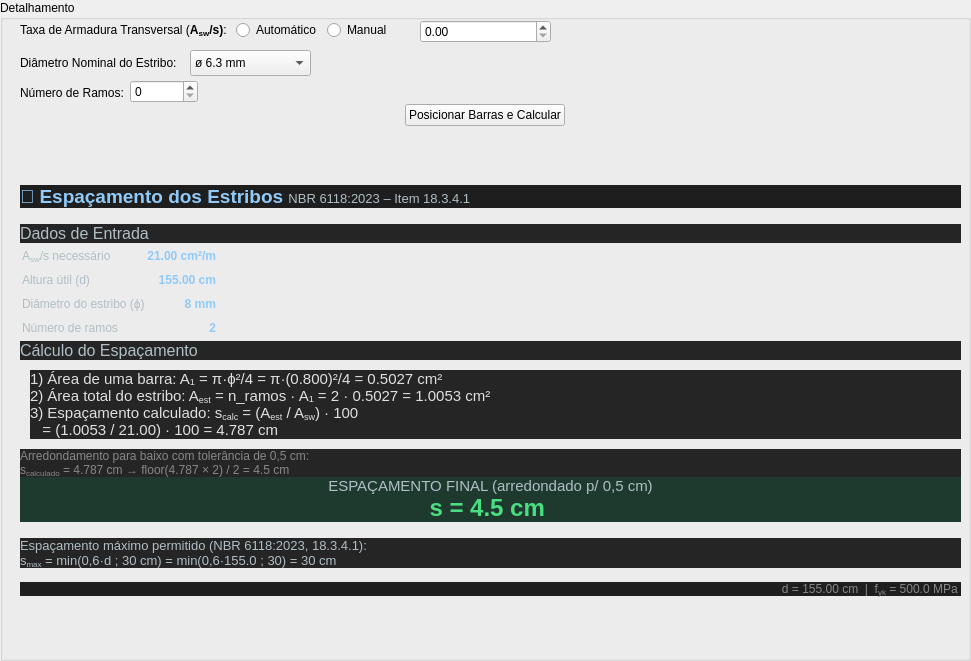
      <widget class="QGroupBox" name="groupBox_detalhamento">
       <property name="geometry">
        <rect>
         <x>10</x>
         <y>2500</y>
         <width>971</width>
         <height>661</height>
        </rect>
       </property>
       <property name="title">
        <string>Detalhamento</string>
       </property>
       <widget class="QGroupBox" name="groupBox_15">
        <property name="geometry">
         <rect>
          <x>20</x>
          <y>1369</y>
          <width>931</width>
          <height>91</height>
         </rect>
        </property>
        <property name="title">
         <string>Altura útil da seção real  </string>
        </property>
        <widget class="QWidget" name="horizontalLayoutWidget_9">
         <property name="geometry">
          <rect>
           <x>10</x>
           <y>20</y>
           <width>191</width>
           <height>41</height>
          </rect>
         </property>
         <layout class="QHBoxLayout" name="horizontalLayout_9">
          <item>
           <widget class="QRadioButton" name="d_automatico">
            <property name="text">
             <string>Automático</string>
            </property>
           </widget>
          </item>
          <item>
           <widget class="QRadioButton" name="d_manual">
            <property name="text">
             <string>Manual</string>
            </property>
           </widget>
          </item>
         </layout>
        </widget>
        <widget class="QDoubleSpinBox" name="doubleSpinBox_d_real_sup">
         <property name="geometry">
          <rect>
           <x>240</x>
           <y>50</y>
           <width>101</width>
           <height>23</height>
          </rect>
         </property>
        </widget>
        <widget class="QDoubleSpinBox" name="doubleSpinBox_d_real_inf">
         <property name="geometry">
          <rect>
           <x>240</x>
           <y>20</y>
           <width>101</width>
           <height>23</height>
          </rect>
         </property>
        </widget>
        <widget class="QLabel" name="label_51">
         <property name="geometry">
          <rect>
           <x>210</x>
           <y>50</y>
           <width>21</width>
           <height>26</height>
          </rect>
         </property>
         <property name="text">
          <string>&lt;html&gt;&lt;head/&gt;&lt;body&gt;&lt;p&gt;&lt;span style=&quot; font-family:'sans-serif'; font-size:11pt; color:#ffffff;&quot;&gt;d&lt;/span&gt;&lt;span style=&quot; font-family:'sans-serif'; font-size:11pt; color:#ffffff; vertical-align:sub;&quot;&gt;sup:&lt;/span&gt;&lt;/p&gt;&lt;/body&gt;&lt;/html&gt;</string>
         </property>
        </widget>
        <widget class="QLabel" name="label_52">
         <property name="geometry">
          <rect>
           <x>210</x>
           <y>20</y>
           <width>21</width>
           <height>26</height>
          </rect>
         </property>
         <property name="text">
          <string>&lt;html&gt;&lt;head/&gt;&lt;body&gt;&lt;p&gt;&lt;span style=&quot; font-family:'sans-serif'; font-size:11pt; color:#ffffff;&quot;&gt;d&lt;/span&gt;&lt;span style=&quot; font-family:'sans-serif'; font-size:11pt; color:#ffffff; vertical-align:sub;&quot;&gt;inf:&lt;/span&gt;&lt;/p&gt;&lt;/body&gt;&lt;/html&gt;</string>
         </property>
        </widget>
        <widget class="QLabel" name="label_18">
         <property name="geometry">
          <rect>
           <x>360</x>
           <y>20</y>
           <width>561</width>
           <height>61</height>
          </rect>
         </property>
         <property name="text">
          <string>&lt;html&gt;&lt;head/&gt;&lt;body&gt;&lt;p&gt;&lt;span style=&quot; font-family:'Segoe UI','Arial','sans-serif'; font-size:10pt; font-weight:700; color:#e0e0e0;&quot;&gt;Nota técnica: &lt;/span&gt;O usuário pode informar manualmente os valores de altura útil caso o detalhamento da armadura já tenha sido realizado em outro software ou utilizando um arranjo de barras diferente do padrão adotado neste sistema.&lt;/p&gt;&lt;/body&gt;&lt;/html&gt;</string>
         </property>
         <property name="wordWrap">
          <bool>true</bool>
         </property>
        </widget>
       </widget>
       <widget class="QPushButton" name="exportar_deseneho_detalhamento">
        <property name="geometry">
         <rect>
          <x>420</x>
          <y>1340</y>
          <width>129</width>
          <height>26</height>
         </rect>
        </property>
        <property name="sizePolicy">
         <sizepolicy hsizetype="MinimumExpanding" vsizetype="MinimumExpanding">
          <horstretch>0</horstretch>
          <verstretch>0</verstretch>
         </sizepolicy>
        </property>
        <property name="minimumSize">
         <size>
          <width>129</width>
          <height>26</height>
         </size>
        </property>
        <property name="text">
         <string>Exportar Desenho</string>
        </property>
        <property name="autoDefault">
         <bool>false</bool>
        </property>
       </widget>
       <widget class="QComboBox" name="combo_estribo">
        <property name="geometry">
         <rect>
          <x>190</x>
          <y>50</y>
          <width>121</width>
          <height>26</height>
         </rect>
        </property>
        <property name="toolTip">
         <string>Armadura responsável por resistir aos esforços cortantes e garantir o confinamento e posicionamento das barras longitudinais.</string>
        </property>
        <item>
         <property name="text">
          <string>ø 6.3 mm</string>
         </property>
        </item>
        <item>
         <property name="text">
          <string>ø 8.0 mm</string>
         </property>
        </item>
        <item>
         <property name="text">
          <string>ø 10.0 mm</string>
         </property>
        </item>
        <item>
         <property name="text">
          <string>ø 12.5 mm</string>
         </property>
        </item>
        <item>
         <property name="text">
          <string>ø 16.0 mm</string>
         </property>
        </item>
       </widget>
       <widget class="QLabel" name="label_15">
        <property name="geometry">
         <rect>
          <x>20</x>
          <y>50</y>
          <width>191</width>
          <height>26</height>
         </rect>
        </property>
        <property name="text">
         <string>Diâmetro Nominal do Estribo:</string>
        </property>
       </widget>
       <widget class="QLabel" name="label_16">
        <property name="geometry">
         <rect>
          <x>20</x>
          <y>80</y>
          <width>111</width>
          <height>26</height>
         </rect>
        </property>
        <property name="text">
         <string>Número de Ramos: </string>
        </property>
       </widget>
       <widget class="QWidget" name="horizontalLayoutWidget_3">
        <property name="geometry">
         <rect>
          <x>20</x>
          <y>10</y>
          <width>391</width>
          <height>41</height>
         </rect>
        </property>
        <layout class="QHBoxLayout" name="horizontalLayout_3">
         <item alignment="Qt::AlignmentFlag::AlignHCenter">
          <widget class="QLabel" name="label_48">
           <property name="text">
            <string>&lt;html&gt;&lt;head/&gt;&lt;body&gt;&lt;p&gt;Taxa de Armadura Transversal (&lt;span style=&quot; font-weight:700;&quot;&gt;A&lt;/span&gt;&lt;span style=&quot; font-weight:700; vertical-align:sub;&quot;&gt;sw&lt;/span&gt;&lt;span style=&quot; font-weight:700;&quot;&gt;/s&lt;/span&gt;&lt;span style=&quot; font-weight:700;&quot;&gt;)&lt;/span&gt;: &lt;/p&gt;&lt;/body&gt;&lt;/html&gt;</string>
           </property>
          </widget>
         </item>
         <item>
          <widget class="QRadioButton" name="asw_automatico">
           <property name="text">
            <string>Automático</string>
           </property>
          </widget>
         </item>
         <item>
          <widget class="QRadioButton" name="asw_manual">
           <property name="text">
            <string>Manual</string>
           </property>
          </widget>
         </item>
        </layout>
       </widget>
       <widget class="QSpinBox" name="spinBox_ramos">
        <property name="geometry">
         <rect>
          <x>130</x>
          <y>80</y>
          <width>68</width>
          <height>23</height>
         </rect>
        </property>
       </widget>
       <widget class="QLabel" name="html_espacamento_estribos">
        <property name="geometry">
         <rect>
          <x>20</x>
          <y>130</y>
          <width>941</width>
          <height>521</height>
         </rect>
        </property>
        <property name="text">
         <string>&lt;!DOCTYPE HTML PUBLIC &quot;-//W3C//DTD HTML 4.0//EN&quot; &quot;http://www.w3.org/TR/REC-html40/strict.dtd&quot;&gt;
&lt;html&gt;&lt;head&gt;&lt;meta name=&quot;qrichtext&quot; content=&quot;1&quot; /&gt;&lt;meta charset=&quot;utf-8&quot; /&gt;&lt;style type=&quot;text/css&quot;&gt;
p, li { white-space: pre-wrap; }
hr { height: 1px; border-width: 0; }
li.unchecked::marker { content: &quot;\2610&quot;; }
li.checked::marker { content: &quot;\2612&quot;; }
&lt;/style&gt;&lt;/head&gt;&lt;body style=&quot; font-family:'Segoe UI'; font-size:9pt; font-weight:400; font-style:normal;&quot; bgcolor=&quot;#1e1e2e&quot;&gt;
&lt;p style=&quot; margin-top:0px; margin-bottom:16px; margin-left:0px; margin-right:0px; -qt-block-indent:0; text-indent:0px; background-color:#1e1e1e;&quot;&gt;&lt;span style=&quot; font-family:'Segoe UI','Arial','sans-serif'; font-size:14pt; font-weight:700; color:#90caf9;&quot;&gt;📏 Espaçamento dos Estribos &lt;/span&gt;&lt;span style=&quot; font-family:'Segoe UI','Arial','sans-serif'; font-size:10pt; color:#b0bec5;&quot;&gt;NBR 6118:2023 – Item 18.3.4.1 &lt;/span&gt;&lt;/p&gt;
&lt;p style=&quot; margin-top:0px; margin-bottom:10px; margin-left:0px; margin-right:0px; -qt-block-indent:0; text-indent:0px; background-color:#252525;&quot;&gt;&lt;span style=&quot; font-family:'Segoe UI','Arial','sans-serif'; font-size:12pt; color:#b0bec5; background-color:#252525;&quot;&gt;Dados de Entrada &lt;/span&gt;&lt;/p&gt;
&lt;table border=&quot;0&quot; style=&quot; margin-top:0px; margin-bottom:0px; margin-left:0px; margin-right:0px; border-collapse:collapse;&quot; cellspacing=&quot;2&quot; cellpadding=&quot;0&quot;&gt;
&lt;tr&gt;
&lt;td style=&quot; padding-left:0; padding-right:0; padding-top:4; padding-bottom:4;&quot;&gt;
&lt;p style=&quot; margin-top:0px; margin-bottom:0px; margin-left:0px; margin-right:0px; -qt-block-indent:0; text-indent:0px;&quot;&gt;&lt;span style=&quot; font-family:'Segoe UI','Arial','sans-serif'; color:#b0bec5;&quot;&gt;A&lt;/span&gt;&lt;span style=&quot; font-family:'Segoe UI','Arial','sans-serif'; color:#b0bec5; vertical-align:sub;&quot;&gt;sw&lt;/span&gt;&lt;span style=&quot; font-family:'Segoe UI','Arial','sans-serif'; color:#b0bec5;&quot;&gt;/s necessário&lt;/span&gt;&lt;/p&gt;&lt;/td&gt;
&lt;td style=&quot; padding-left:0; padding-right:0; padding-top:4; padding-bottom:4;&quot;&gt;
&lt;p align=&quot;right&quot; style=&quot; margin-top:0px; margin-bottom:0px; margin-left:0px; margin-right:0px; -qt-block-indent:0; text-indent:0px;&quot;&gt;&lt;span style=&quot; font-family:'Segoe UI','Arial','sans-serif'; font-weight:700; color:#90caf9;&quot;&gt;21.00 cm²/m&lt;/span&gt;&lt;/p&gt;&lt;/td&gt;&lt;/tr&gt;
&lt;tr&gt;
&lt;td style=&quot; padding-left:0; padding-right:0; padding-top:4; padding-bottom:4;&quot;&gt;
&lt;p style=&quot; margin-top:0px; margin-bottom:0px; margin-left:0px; margin-right:0px; -qt-block-indent:0; text-indent:0px;&quot;&gt;&lt;span style=&quot; font-family:'Segoe UI','Arial','sans-serif'; color:#b0bec5;&quot;&gt;Altura útil (d)&lt;/span&gt;&lt;/p&gt;&lt;/td&gt;
&lt;td style=&quot; padding-left:0; padding-right:0; padding-top:4; padding-bottom:4;&quot;&gt;
&lt;p align=&quot;right&quot; style=&quot; margin-top:0px; margin-bottom:0px; margin-left:0px; margin-right:0px; -qt-block-indent:0; text-indent:0px;&quot;&gt;&lt;span style=&quot; font-family:'Segoe UI','Arial','sans-serif'; font-weight:700; color:#90caf9;&quot;&gt;155.00 cm&lt;/span&gt;&lt;/p&gt;&lt;/td&gt;&lt;/tr&gt;
&lt;tr&gt;
&lt;td style=&quot; padding-left:0; padding-right:0; padding-top:4; padding-bottom:4;&quot;&gt;
&lt;p style=&quot; margin-top:0px; margin-bottom:0px; margin-left:0px; margin-right:0px; -qt-block-indent:0; text-indent:0px;&quot;&gt;&lt;span style=&quot; font-family:'Segoe UI','Arial','sans-serif'; color:#b0bec5;&quot;&gt;Diâmetro do estribo (ϕ)&lt;/span&gt;&lt;/p&gt;&lt;/td&gt;
&lt;td style=&quot; padding-left:0; padding-right:0; padding-top:4; padding-bottom:4;&quot;&gt;
&lt;p align=&quot;right&quot; style=&quot; margin-top:0px; margin-bottom:0px; margin-left:0px; margin-right:0px; -qt-block-indent:0; text-indent:0px;&quot;&gt;&lt;span style=&quot; font-family:'Segoe UI','Arial','sans-serif'; font-weight:700; color:#90caf9;&quot;&gt;8 mm&lt;/span&gt;&lt;/p&gt;&lt;/td&gt;&lt;/tr&gt;
&lt;tr&gt;
&lt;td style=&quot; padding-left:0; padding-right:0; padding-top:4; padding-bottom:4;&quot;&gt;
&lt;p style=&quot; margin-top:0px; margin-bottom:0px; margin-left:0px; margin-right:0px; -qt-block-indent:0; text-indent:0px;&quot;&gt;&lt;span style=&quot; font-family:'Segoe UI','Arial','sans-serif'; color:#b0bec5;&quot;&gt;Número de ramos&lt;/span&gt;&lt;/p&gt;&lt;/td&gt;
&lt;td style=&quot; padding-left:0; padding-right:0; padding-top:4; padding-bottom:4;&quot;&gt;
&lt;p align=&quot;right&quot; style=&quot; margin-top:0px; margin-bottom:0px; margin-left:0px; margin-right:0px; -qt-block-indent:0; text-indent:0px;&quot;&gt;&lt;span style=&quot; font-family:'Segoe UI','Arial','sans-serif'; font-weight:700; color:#90caf9;&quot;&gt;2&lt;/span&gt;&lt;/p&gt;&lt;/td&gt;&lt;/tr&gt;&lt;/table&gt;
&lt;p style=&quot; margin-top:0px; margin-bottom:10px; margin-left:0px; margin-right:0px; -qt-block-indent:0; text-indent:0px; background-color:#252525;&quot;&gt;&lt;span style=&quot; font-family:'Segoe UI','Arial','sans-serif'; font-size:12pt; color:#b0bec5; background-color:#252525;&quot;&gt;Cálculo do Espaçamento &lt;/span&gt;&lt;/p&gt;
&lt;p style=&quot; margin-top:0px; margin-bottom:0px; margin-left:10px; margin-right:0px; -qt-block-indent:0; text-indent:0px; background-color:#252525;&quot;&gt;&lt;span style=&quot; font-family:'Courier New','monospace'; font-size:11pt; color:#e0e0e0; background-color:#252525;&quot;&gt;1) Área de uma barra: A₁ = π·ϕ²/4 = π·(0.800)²/4 = 0.5027 cm²&lt;/span&gt;&lt;span style=&quot; font-family:'Courier New','monospace'; font-size:11pt; color:#e0e0e0;&quot;&gt;&lt;br /&gt;2) Área total do estribo: A&lt;/span&gt;&lt;span style=&quot; font-family:'Courier New','monospace'; font-size:11pt; color:#e0e0e0; vertical-align:sub;&quot;&gt;est&lt;/span&gt;&lt;span style=&quot; font-family:'Courier New','monospace'; font-size:11pt; color:#e0e0e0;&quot;&gt; = n_ramos · A₁ = 2 · 0.5027 = 1.0053 cm²&lt;br /&gt;3) Espaçamento calculado: s&lt;/span&gt;&lt;span style=&quot; font-family:'Courier New','monospace'; font-size:11pt; color:#e0e0e0; vertical-align:sub;&quot;&gt;calc&lt;/span&gt;&lt;span style=&quot; font-family:'Courier New','monospace'; font-size:11pt; color:#e0e0e0;&quot;&gt; = (A&lt;/span&gt;&lt;span style=&quot; font-family:'Courier New','monospace'; font-size:11pt; color:#e0e0e0; vertical-align:sub;&quot;&gt;est&lt;/span&gt;&lt;span style=&quot; font-family:'Courier New','monospace'; font-size:11pt; color:#e0e0e0;&quot;&gt; / A&lt;/span&gt;&lt;span style=&quot; font-family:'Courier New','monospace'; font-size:11pt; color:#e0e0e0; vertical-align:sub;&quot;&gt;sw&lt;/span&gt;&lt;span style=&quot; font-family:'Courier New','monospace'; font-size:11pt; color:#e0e0e0;&quot;&gt;) · 100&lt;br /&gt;   = (1.0053 / 21.00) · 100 = 4.787 cm &lt;/span&gt;&lt;/p&gt;
&lt;p style=&quot; margin-top:10px; margin-bottom:0px; margin-left:0px; margin-right:0px; -qt-block-indent:0; text-indent:0px; background-color:#252525;&quot;&gt;&lt;span style=&quot; font-family:'Segoe UI','Arial','sans-serif'; color:#888888; background-color:#252525;&quot;&gt;Arredondamento para baixo com tolerância de 0,5 cm:&lt;/span&gt;&lt;span style=&quot; font-family:'Segoe UI','Arial','sans-serif'; color:#888888;&quot;&gt;&lt;br /&gt;s&lt;/span&gt;&lt;span style=&quot; font-family:'Segoe UI','Arial','sans-serif'; color:#888888; vertical-align:sub;&quot;&gt;calculado&lt;/span&gt;&lt;span style=&quot; font-family:'Segoe UI','Arial','sans-serif'; color:#888888;&quot;&gt; = 4.787 cm → floor(4.787 × 2) / 2 = 4.5 cm &lt;/span&gt;&lt;/p&gt;
&lt;p align=&quot;center&quot; style=&quot; margin-top:0px; margin-bottom:0px; margin-left:0px; margin-right:0px; -qt-block-indent:0; text-indent:0px; background-color:#1e3a2f;&quot;&gt;&lt;span style=&quot; font-family:'Segoe UI','Arial','sans-serif'; font-size:11pt; color:#b0bec5;&quot;&gt;ESPAÇAMENTO FINAL (arredondado p/ 0,5 cm)&lt;/span&gt;&lt;span style=&quot; font-family:'Segoe UI','Arial','sans-serif'; color:#e0e0e0;&quot;&gt;&lt;br /&gt;&lt;/span&gt;&lt;span style=&quot; font-family:'Segoe UI','Arial','sans-serif'; font-size:18pt; font-weight:700; color:#4ade80;&quot;&gt;s = 4.5 cm &lt;/span&gt;&lt;/p&gt;
&lt;p style=&quot; margin-top:16px; margin-bottom:0px; margin-left:0px; margin-right:0px; -qt-block-indent:0; text-indent:0px; background-color:#252525;&quot;&gt;&lt;span style=&quot; font-family:'Segoe UI','Arial','sans-serif'; font-size:10pt; color:#b0bec5;&quot;&gt;Espaçamento máximo permitido (NBR 6118:2023, 18.3.4.1):&lt;br /&gt;s&lt;/span&gt;&lt;span style=&quot; font-family:'Segoe UI','Arial','sans-serif'; font-size:10pt; color:#b0bec5; vertical-align:sub;&quot;&gt;max&lt;/span&gt;&lt;span style=&quot; font-family:'Segoe UI','Arial','sans-serif'; font-size:10pt; color:#b0bec5;&quot;&gt; = min(0,6·d ; 30 cm) = min(0,6·155.0 ; 30) = 30 cm &lt;/span&gt;&lt;/p&gt;
&lt;p align=&quot;right&quot; style=&quot; margin-top:14px; margin-bottom:0px; margin-left:0px; margin-right:0px; -qt-block-indent:0; text-indent:0px; background-color:#1e1e1e;&quot;&gt;&lt;span style=&quot; font-family:'Segoe UI','Arial','sans-serif'; color:#888888; background-color:#1e1e1e;&quot;&gt;d = 155.00 cm  |  f&lt;/span&gt;&lt;span style=&quot; font-family:'Segoe UI','Arial','sans-serif'; color:#888888; vertical-align:sub;&quot;&gt;yk&lt;/span&gt;&lt;span style=&quot; font-family:'Segoe UI','Arial','sans-serif'; color:#888888;&quot;&gt; = 500.0 MPa &lt;/span&gt;&lt;/p&gt;&lt;/body&gt;&lt;/html&gt;</string>
        </property>
        <property name="textInteractionFlags">
         <set>Qt::TextInteractionFlag::TextSelectableByMouse</set>
        </property>
       </widget>
       <widget class="QDoubleSpinBox" name="doubleSpinBox_asw">
        <property name="geometry">
         <rect>
          <x>420</x>
          <y>20</y>
          <width>131</width>
          <height>23</height>
         </rect>
        </property>
       </widget>
       <widget class="QWidget" name="verticalLayoutWidget_3">
        <property name="geometry">
         <rect>
          <x>0</x>
          <y>100</y>
          <width>971</width>
          <height>31</height>
         </rect>
        </property>
        <layout class="QVBoxLayout" name="verticalLayout_4">
         <item alignment="Qt::AlignmentFlag::AlignHCenter">
          <widget class="QPushButton" name="posicionar_e_calcular">
           <property name="sizePolicy">
            <sizepolicy hsizetype="Fixed" vsizetype="Fixed">
             <horstretch>0</horstretch>
             <verstretch>0</verstretch>
            </sizepolicy>
           </property>
           <property name="text">
            <string>Posicionar Barras e Calcular</string>
           </property>
           <property name="autoDefault">
            <bool>false</bool>
           </property>
          </widget>
         </item>
        </layout>
       </widget>
      </widget>
